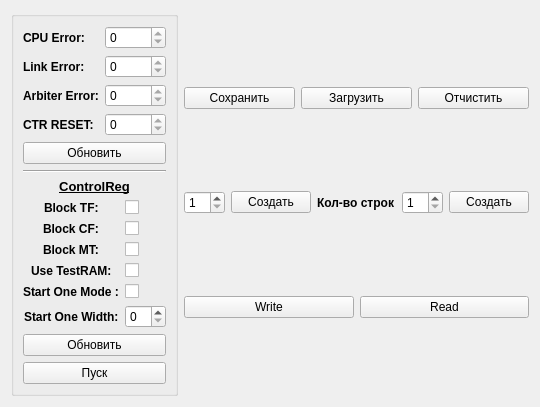
       <widget class="QWidget" name="tab_2">
        <attribute name="title">
         <string>Control</string>
        </attribute>
        <layout class="QHBoxLayout" name="horizontalLayout_10">
         <item>
          <widget class="QGroupBox" name="groupBox_2">
           <property name="title">
            <string/>
           </property>
           <layout class="QVBoxLayout" name="verticalLayout_6">
            <item>
             <layout class="QFormLayout" name="formLayout">
              <item row="0" column="0">
               <widget class="QLabel" name="label">
                <property name="font">
                 <font>
                  <pointsize>9</pointsize>
                  <weight>75</weight>
                  <bold>true</bold>
                 </font>
                </property>
                <property name="text">
                 <string>CPU Error:</string>
                </property>
               </widget>
              </item>
              <item row="0" column="1">
               <widget class="QSpinBox" name="CTRL_CPU_Error_cb">
                <property name="enabled">
                 <bool>true</bool>
                </property>
                <property name="wrapping">
                 <bool>false</bool>
                </property>
                <property name="frame">
                 <bool>true</bool>
                </property>
                <property name="readOnly">
                 <bool>true</bool>
                </property>
               </widget>
              </item>
              <item row="1" column="0">
               <widget class="QLabel" name="label_2">
                <property name="font">
                 <font>
                  <pointsize>9</pointsize>
                  <weight>75</weight>
                  <bold>true</bold>
                 </font>
                </property>
                <property name="text">
                 <string>Link Error:</string>
                </property>
               </widget>
              </item>
              <item row="1" column="1">
               <widget class="QSpinBox" name="CTRL_Link_Error_cb">
                <property name="enabled">
                 <bool>true</bool>
                </property>
                <property name="wrapping">
                 <bool>false</bool>
                </property>
                <property name="frame">
                 <bool>true</bool>
                </property>
                <property name="readOnly">
                 <bool>true</bool>
                </property>
               </widget>
              </item>
              <item row="2" column="1">
               <widget class="QSpinBox" name="CTRL_Arbiter_Error_cb">
                <property name="enabled">
                 <bool>true</bool>
                </property>
                <property name="wrapping">
                 <bool>false</bool>
                </property>
                <property name="frame">
                 <bool>true</bool>
                </property>
                <property name="readOnly">
                 <bool>true</bool>
                </property>
               </widget>
              </item>
              <item row="3" column="1">
               <widget class="QSpinBox" name="CTRL_CTR_Reset_Error_cb">
                <property name="enabled">
                 <bool>true</bool>
                </property>
                <property name="wrapping">
                 <bool>false</bool>
                </property>
                <property name="frame">
                 <bool>true</bool>
                </property>
                <property name="readOnly">
                 <bool>true</bool>
                </property>
               </widget>
              </item>
              <item row="2" column="0">
               <widget class="QLabel" name="label_3">
                <property name="font">
                 <font>
                  <pointsize>9</pointsize>
                  <weight>75</weight>
                  <bold>true</bold>
                 </font>
                </property>
                <property name="text">
                 <string>Arbiter Error:</string>
                </property>
               </widget>
              </item>
              <item row="3" column="0">
               <widget class="QLabel" name="label_4">
                <property name="font">
                 <font>
                  <pointsize>9</pointsize>
                  <weight>75</weight>
                  <bold>true</bold>
                 </font>
                </property>
                <property name="text">
                 <string>CTR RESET:</string>
                </property>
               </widget>
              </item>
             </layout>
            </item>
            <item>
             <widget class="QPushButton" name="CTRL_ReadErrors_pb">
              <property name="text">
               <string>Обновить</string>
              </property>
             </widget>
            </item>
            <item>
             <widget class="Line" name="line_2">
              <property name="orientation">
               <enum>Qt::Horizontal</enum>
              </property>
             </widget>
            </item>
            <item>
             <widget class="QLabel" name="label_5">
              <property name="font">
               <font>
                <pointsize>10</pointsize>
                <weight>75</weight>
                <bold>true</bold>
                <underline>true</underline>
               </font>
              </property>
              <property name="text">
               <string>ControlReg</string>
              </property>
              <property name="alignment">
               <set>Qt::AlignCenter</set>
              </property>
             </widget>
            </item>
            <item>
             <layout class="QFormLayout" name="formLayout_2">
              <property name="labelAlignment">
               <set>Qt::AlignCenter</set>
              </property>
              <property name="formAlignment">
               <set>Qt::AlignHCenter|Qt::AlignTop</set>
              </property>
              <item row="0" column="0">
               <widget class="QLabel" name="label_6">
                <property name="font">
                 <font>
                  <pointsize>9</pointsize>
                  <weight>75</weight>
                  <bold>true</bold>
                 </font>
                </property>
                <property name="text">
                 <string>Block TF:</string>
                </property>
               </widget>
              </item>
              <item row="0" column="1">
               <widget class="QCheckBox" name="CTRL_BlockTF_cb">
                <property name="sizePolicy">
                 <sizepolicy hsizetype="Fixed" vsizetype="Fixed">
                  <horstretch>0</horstretch>
                  <verstretch>0</verstretch>
                 </sizepolicy>
                </property>
                <property name="text">
                 <string/>
                </property>
               </widget>
              </item>
              <item row="1" column="0">
               <widget class="QLabel" name="label_9">
                <property name="font">
                 <font>
                  <pointsize>9</pointsize>
                  <weight>75</weight>
                  <bold>true</bold>
                 </font>
                </property>
                <property name="text">
                 <string>Block CF:</string>
                </property>
               </widget>
              </item>
              <item row="1" column="1">
               <widget class="QCheckBox" name="CTRL_BlockCF_cb">
                <property name="sizePolicy">
                 <sizepolicy hsizetype="Fixed" vsizetype="Fixed">
                  <horstretch>0</horstretch>
                  <verstretch>0</verstretch>
                 </sizepolicy>
                </property>
                <property name="text">
                 <string/>
                </property>
               </widget>
              </item>
              <item row="2" column="0">
               <widget class="QLabel" name="label_10">
                <property name="font">
                 <font>
                  <pointsize>9</pointsize>
                  <weight>75</weight>
                  <bold>true</bold>
                 </font>
                </property>
                <property name="text">
                 <string>Block MT:</string>
                </property>
               </widget>
              </item>
              <item row="2" column="1">
               <widget class="QCheckBox" name="CTRL_BlockMT_cb">
                <property name="sizePolicy">
                 <sizepolicy hsizetype="Fixed" vsizetype="Fixed">
                  <horstretch>0</horstretch>
                  <verstretch>0</verstretch>
                 </sizepolicy>
                </property>
                <property name="text">
                 <string/>
                </property>
               </widget>
              </item>
              <item row="3" column="0">
               <widget class="QLabel" name="label_11">
                <property name="font">
                 <font>
                  <pointsize>9</pointsize>
                  <weight>75</weight>
                  <bold>true</bold>
                 </font>
                </property>
                <property name="text">
                 <string>Use TestRAM:</string>
                </property>
               </widget>
              </item>
              <item row="3" column="1">
               <widget class="QCheckBox" name="CTRL_UseTestRAM_cb">
                <property name="sizePolicy">
                 <sizepolicy hsizetype="Fixed" vsizetype="Fixed">
                  <horstretch>0</horstretch>
                  <verstretch>0</verstretch>
                 </sizepolicy>
                </property>
                <property name="text">
                 <string/>
                </property>
               </widget>
              </item>
              <item row="4" column="1">
               <widget class="QCheckBox" name="CTRL_StartOne_cb">
                <property name="text">
                 <string/>
                </property>
               </widget>
              </item>
              <item row="4" column="0">
               <widget class="QLabel" name="label_59">
                <property name="font">
                 <font>
                  <pointsize>9</pointsize>
                  <weight>75</weight>
                  <bold>true</bold>
                 </font>
                </property>
                <property name="text">
                 <string>Start One Mode :</string>
                </property>
               </widget>
              </item>
              <item row="5" column="1">
               <widget class="QSpinBox" name="CTRL_StartOneWidth_sb"/>
              </item>
              <item row="5" column="0">
               <widget class="QLabel" name="label_60">
                <property name="font">
                 <font>
                  <pointsize>9</pointsize>
                  <weight>75</weight>
                  <bold>true</bold>
                 </font>
                </property>
                <property name="text">
                 <string>Start One Width:</string>
                </property>
               </widget>
              </item>
             </layout>
            </item>
            <item>
             <widget class="QPushButton" name="CTRL_SetCTRLReg_pb">
              <property name="text">
               <string>Обновить</string>
              </property>
             </widget>
            </item>
            <item>
             <widget class="QPushButton" name="CTRL_Start_One_pb">
              <property name="text">
               <string>Пуск</string>
              </property>
             </widget>
            </item>
           </layout>
          </widget>
         </item>
         <item>
          <layout class="QVBoxLayout" name="CTRL_Main_CL_vl">
           <item>
            <layout class="QHBoxLayout" name="horizontalLayout_8">
             <item>
              <widget class="QPushButton" name="CTRL_SaveList_pb">
               <property name="text">
                <string>Сохранить</string>
               </property>
              </widget>
             </item>
             <item>
              <widget class="QPushButton" name="CTRL_LoadList_pb">
               <property name="text">
                <string>Загрузить</string>
               </property>
              </widget>
             </item>
             <item>
              <widget class="QPushButton" name="CTRL_Clear_pb">
               <property name="text">
                <string>Отчистить</string>
               </property>
              </widget>
             </item>
            </layout>
           </item>
           <item>
            <layout class="QHBoxLayout" name="CL_Heading">
             <item>
              <widget class="QSpinBox" name="CTRL_NumWL_sb">
               <property name="minimum">
                <number>1</number>
               </property>
              </widget>
             </item>
             <item>
              <widget class="QPushButton" name="CTRL_CreateWList_pb">
               <property name="text">
                <string>Создать</string>
               </property>
              </widget>
             </item>
             <item>
              <widget class="QLabel" name="label_13">
               <property name="font">
                <font>
                 <weight>75</weight>
                 <bold>true</bold>
                </font>
               </property>
               <property name="text">
                <string>Кол-во строк</string>
               </property>
              </widget>
             </item>
             <item>
              <widget class="QSpinBox" name="CTRL_NumRL_sb">
               <property name="minimum">
                <number>1</number>
               </property>
              </widget>
             </item>
             <item>
              <widget class="QPushButton" name="CTRL_CreateRList_pb">
               <property name="text">
                <string>Создать</string>
               </property>
              </widget>
             </item>
            </layout>
           </item>
           <item>
            <layout class="QHBoxLayout" name="CommandLists_hl"/>
           </item>
           <item>
            <layout class="QHBoxLayout" name="horizontalLayout_4">
             <item>
              <widget class="QPushButton" name="CTRL_Write_pb">
               <property name="text">
                <string>Write</string>
               </property>
              </widget>
             </item>
             <item>
              <widget class="QPushButton" name="CTRL_Read_pb">
               <property name="text">
                <string>Read</string>
               </property>
              </widget>
             </item>
            </layout>
           </item>
          </layout>
         </item>
        </layout>
       </widget>
